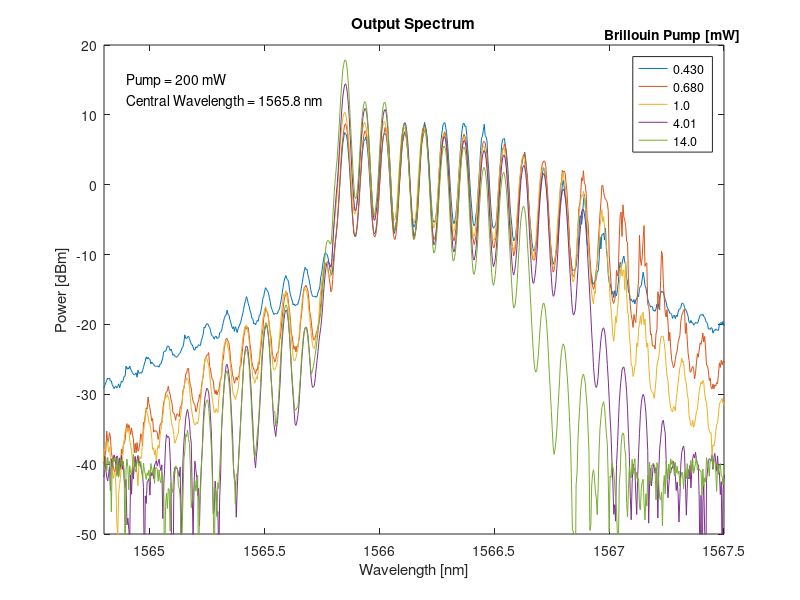

Recreate this plot in MATLAB.
clc;format short;format compact; 

%% Loads workspaces
load('Workspace_003.mat');
load('Workspace_035.mat');
load('Workspace_028.mat');
load('Workspace_012.mat');
load('Workspace_019.mat');


%% dBm
Power2= 10*log10((Power2)/1e-3);
Power35= 10*log10((Power35)/1e-3);
Power28= 10*log10((Power28)/1e-3);
Power12= 10*log10((Power12)/1e-3);
Power19= 10*log10((Power19)/1e-3);


%% Plot

figure,plot(Lambda12,Power12,Lambda19,Power19,Lambda2,Power2,Lambda28,Power28,Lambda35,Power35);
hold off, grid off
title('Output Spectrum');
xlabel('Wavelength [nm]');
ylabel('Power [dBm]');
axis([1564.8 1567.5 -50 20]);
l = legend ('0.430 ','0.680','1.0','4.01','14.0');
title(l,'Brillouin Pump [mW]');
text(1564.9,15,'Pump = 200 mW');
text(1564.9,12,'Central Wavelength = 1565.8 nm');

